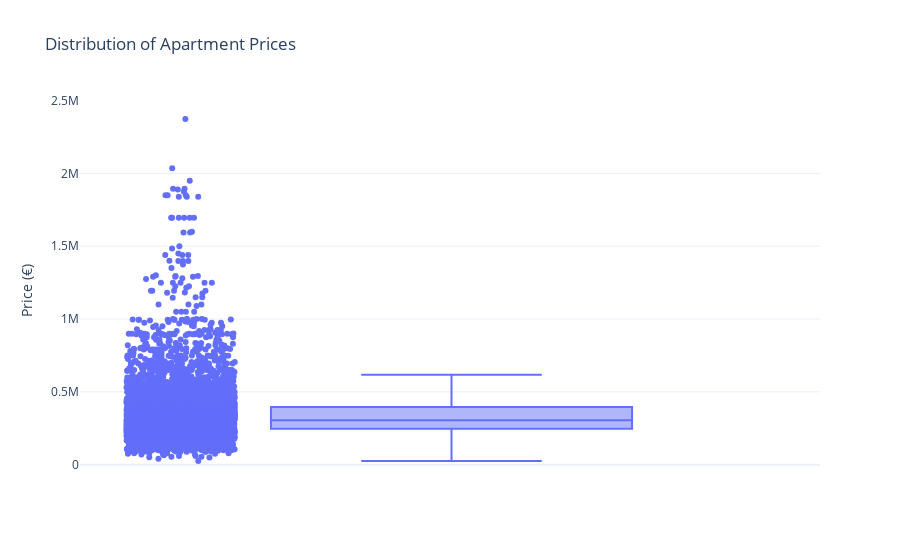

The cell this chart's notebook holds for it:
### Markdown cell above
# Distribution of apartment prices

### Code cell
import plotly.express as px

fig = px.box(
    apartments,
    y="Price",
    points="all",   # show all points
    title="Distribution of Apartment Prices",
    labels={"Price": "Price (€)"},
    template="plotly_white"
)

fig.show()

### Figure 1 — Plotly figure (JSON) as saved in the notebook; plotly's stock layout.template omitted (floating-point values rounded to 4 significant figures; data arrays with more than 128 entries replaced by an {"elided": "..."} marker saying what was removed)
{"data": [{"alignmentgroup": "True", "boxpoints": "all", "hovertemplate": "Price (€)=%{y}<extra></extra>", "legendgroup": "", "marker": {"color": "#636efa"}, "name": "", "notched": false, "offsetgroup": "", "orientation": "v", "showlegend": false, "type": "box", "x0": " ", "xaxis": "x", "y": {"elided": "7388 float values"}, "y0": " ", "yaxis": "y"}], "layout": {"boxmode": "group", "legend": {"tracegroupgap": 0}, "title": {"text": "Distribution of Apartment Prices"}, "xaxis": {"anchor": "y", "domain": [0, 1]}, "yaxis": {"anchor": "x", "domain": [0, 1], "title": {"text": "Price (€)"}}}}
